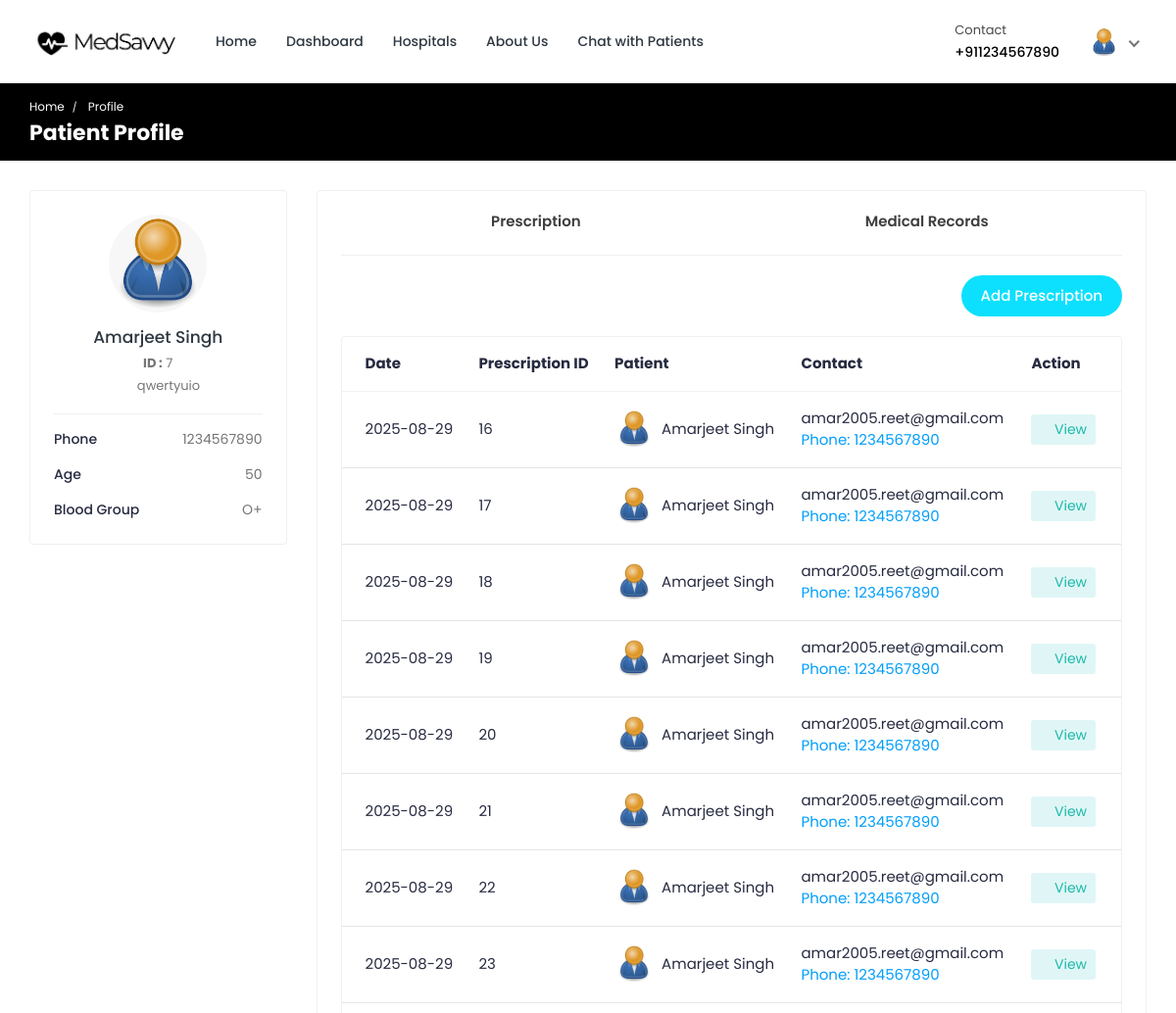
/doctor/patient-profile/7/ (signed in, upper part), run on an earlier commit of the app's database.
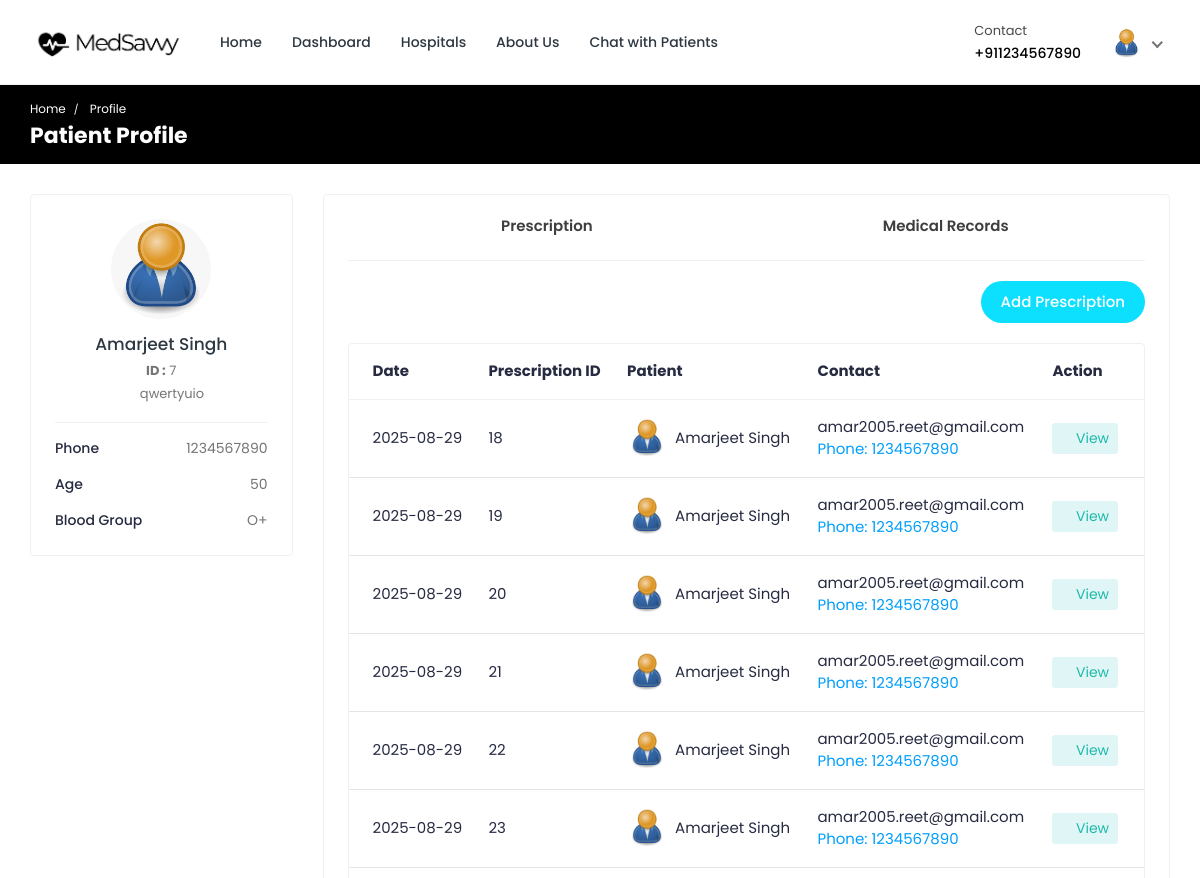
And on a later commit of the database.
### doctor/models.py (models this page shows, shortened)
class Prescription(models.Model):
    prescription_id = models.AutoField(primary_key=True)
    doctor = models.ForeignKey(Doctor_Information, on_delete=models.CASCADE, null=True, blank=True)
    patient = models.ForeignKey(Patient, on_delete=models.SET_NULL, null=True, blank=True)
    create_date = models.CharField(max_length=200, null=True, blank=True)
    medicine_name = models.CharField(max_length=200, null=True, blank=True)
    quantity = models.CharField(max_length=200, null=True, blank=True)
    days = models.CharField(max_length=200, null=True, blank=True)
    time = models.CharField(max_length=200, null=True, blank=True)
    relation_with_meal = models.CharField(max_length=200, null=True, blank=True)
    medicine_description = models.TextField(null=True, blank=True)
    test_name = models.CharField(max_length=200, null=True, blank=True)
    test_description = models.TextField(null=True, blank=True)
    extra_information = models.TextField(null=True, blank=True)

### hospital/models.py (models this page shows, shortened)
class Patient(models.Model):
    patient_id = models.AutoField(primary_key=True)
    user = models.OneToOneField(User, on_delete=models.CASCADE, null=True, blank=True, related_name='patient')
    name = models.CharField(max_length=200, null=True, blank=True)
    username = models.CharField(max_length=200, null=True, blank=True)
    age = models.IntegerField(null=True, blank=True)
    email = models.EmailField(max_length=200, null=True, blank=True)
    phone_number = models.IntegerField(null=True, blank=True)
    address = models.CharField(max_length=200, null=True, blank=True)
    featured_image = models.ImageField(upload_to='patients/', default='patients/user-default.png', null=True, blank=True)
    blood_group = models.CharField(max_length=200, null=True, blank=True)
    history = models.CharField(max_length=200, null=True, blank=True)
    dob = models.CharField(max_length=200, null=True, blank=True)
    nid = models.CharField(max_length=200, null=True, blank=True)
    serial_number = models.CharField(max_length=200, null=True, blank=True)
    login_status = models.CharField(max_length=200, null=True, blank=True, default="offline")

### doctor/views.py (the view)
# urls.py: path('patient-profile/<int:pk>/',views.patient_profile, name='patient-profile'),
@csrf_exempt
@login_required(login_url="doctor-login")
def patient_profile(request, pk):
    if request.user.is_doctor:
        doctor = Doctor_Information.objects.get(user=request.user)
        patient = Patient.objects.get(patient_id=pk)
        appointments = Appointment.objects.filter(doctor=doctor).filter(patient=patient)
        prescription = Prescription.objects.filter(doctor=doctor).filter(patient=patient)
        report = Report.objects.filter(doctor=doctor).filter(patient=patient)
    else:
        redirect('doctor-logout')
    context = {'doctor': doctor, 'appointments': appointments, 'patient': patient, 'prescription': prescription, 'report': report}
    return render(request, 'patient-profile.html', context)

### templates/patient-profile.html (shortened to what the changed rows need)
{% load static %}
<!DOCTYPE html>
<html lang="en">
  <head>
    <link
      rel="stylesheet"
      href="{% static 'MedSavvy-System/css/Normal/bootstrap.min.css' %}"
    />
    <link
      rel="stylesheet"
      href="{% static 'MedSavvy-System/plugins/Normal/fontawesome/css/fontawesome.min.css' %}"
    />
    <link
      rel="stylesheet"
      href="{% static 'MedSavvy-System/plugins/Normal/fontawesome/css/all.min.css' %}"
    />
    <link
      rel="stylesheet"
      href="{% static 'MedSavvy-System/css/Normal/style.css' %}"
    />
  </head>
  <body>
    <div class="main-wrapper">
      <div class="breadcrumb-bar">
        <div class="container-fluid">
          <div class="row align-items-center">
            <div class="col-md-12 col-12">
              <h2 class="breadcrumb-title">Patient Profile</h2>{% include 'message.html' %}
            </div>
          </div>
        </div>
      </div>
      <div class="content">
        <div class="container-fluid">
          <div class="row">
            <div class="col-md-7 col-lg-8 col-xl-9 dct-appoinment">
              <div class="card">
                <div class="card-body pt-0">
                  <div class="tab-content">
                    <div class="tab-pane fade show active" id="pres">
                      <div class="card card-table mb-0">
                        <div class="card-body">
                          <div class="table-responsive">
                            <table class="table table-hover table-center mb-0">
                              <thead>
                                <tr>
                                  <th>Date</th>
                                  <th>Prescription ID</th>
                                  <th>Patient</th>
                                  <th>Contact</th>
                                  <th>Action</th>
                                </tr>
                              </thead>
                              <tbody>
                                {% for p in prescription %}
                                <tr>
                                  <td>{{p.create_date}}</td>
                                  <td>{{p.prescription_id}}</td>
                                  <td>
                                    <h2 class="table-avatar">
                                      <a
                                        href="#"
                                        class="avatar avatar-sm mr-2"
                                      >
                                        <img
                                          class="avatar-img rounded-circle"
                                          src="{{p.patient.featured_image.url}}"
                                          alt="User Image"
                                        />
                                      </a>
                                      <a href="#"
                                        >{{p.patient.name}} </a
                                      >
                                    </h2>
                                  </td>
                                  <td>
                                    {{p.patient.email}}
                                    <span class="d-block text-info"
                                      >Phone: {{p.patient.phone_number}}</span
                                    >
                                  </td>
                                  <td class="text-left">
                                    <div class="table-action">
                                      <a
                                        href="{% url 'doctor-view-prescription' pk=p.prescription_id %}"
                                        class="btn btn-sm bg-info-light"
                                      >
                                        <i class="far fa-eye"></i> View
                                      </a>
                                    </div>
                                  </td>
                                </tr>
                                {% endfor %}
                              </tbody>
                            </table>
                          </div>
                        </div>
                      </div>
                    </div>
          </div>
        </div>
      </div>
            </div>
        </div>
        </div>
      </div>
    </div>
  </body>
</html>

What changed in the data, as far as the page shows it:
removed Prescription: create_date "2025-08-29", prescription_id "16", patient.featured_image (placeholder picture), patient.name "Amarjeet Singh", patient.email "amar2005.reet@gmail.com", patient.phone_number "1234567890"
removed Prescription: create_date "2025-08-29", prescription_id "17", patient.featured_image (placeholder picture), patient.name "Amarjeet Singh", patient.email "amar2005.reet@gmail.com", patient.phone_number "1234567890"
